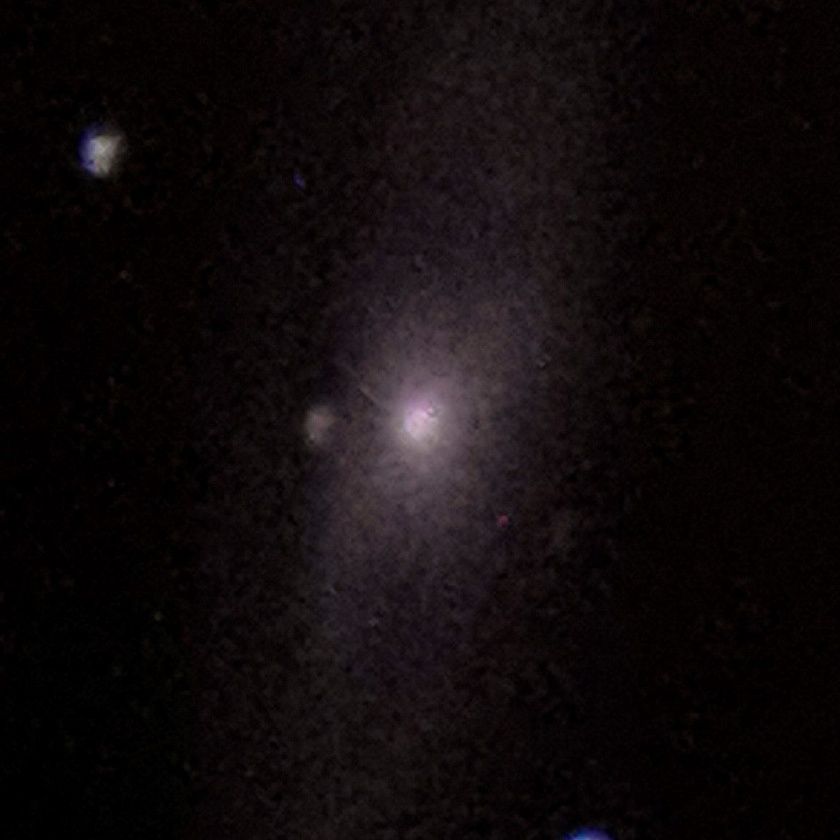
#> input picture attempts/images/my image M65.jpg, 840 x 840 px, shrunk from 1121 x 1121 before the run, found by its file name
$ python 'image lensing, optimised.py'
#> lines starting #> are read from the running program, lines starting #| are printed output that depends on the picture
# chessboard pattern for magnification

# Attempts at vectorising the lensing process

# import modules
import numpy as np
import matplotlib.pyplot as plt
import timeit
from PIL import Image

# %%

# start the timer
start = timeit.default_timer()

# set up some initial parameters
rc = 0.7
eps = 0
dom = 1  # abs() of domain of r values (normally -1, 1 --> 1)

# read in the image of the source
# NB set correct Working directory
# This is an image I have taken myself of M83, therefore no copyright
image_s = Image.open('attempts\\images\\my image M65.jpg')
#> image_s is the input picture: PIL image 840x840 RGB; mean R, G, B 15.5, 10.2, 11.3
# change it to a numpy array
image_s = np.array(image_s)

# from it, extract size:
size = len(image_s[:, 0 , 0])
#> size = 840

# plot that image
plt.imshow(image_s)

# set up an empty array to store lensed image
image_l = np.zeros([size, size, 3])

# find the width of each pixel given the domain and size
p_width = 2*dom/(size)
#> p_width = 0.00238

# Vectorising the mapping of pixels to source plane and copying data:

# set up an array of index numbers in the lens image array
i_arr = np.arange(0, size, 1)
#> i_arr = 840 values from 0 to 839
j_arr = np.arange(0, size, 1)
#> j_arr = 840 values from 0 to 839

# based on pixel position get reduced coords. r_1 and r_2 as arrays
r1 = 2*dom*i_arr/(size-1) - dom
#> r1 = 840 values from -1 to 1
r2 = 2*dom*j_arr/(size-1) - dom
#> r2 = 840 values from -1 to 1

# grid them
r1g, r2g = np.meshgrid(r1, r2)

# use lens equation to get array of positions on image_s for each pixel in lens image
s1 = r1g - ((1 - eps)*r1g)/np.sqrt(rc**2 + (1 - eps)*r1g**2 + (1 + eps)*r2g**2)
s2 = r2g - ((1 + eps)*r2g)/np.sqrt(rc**2 + (1 - eps)*r1g**2 + (1 + eps)*r2g**2)

# s coordinates dont have to be pixel positions in reduced
# need to find which pixel they lie in in the original image for all pixels
# therefore for all array values
index_1 = np.floor((s1 + dom)/p_width)
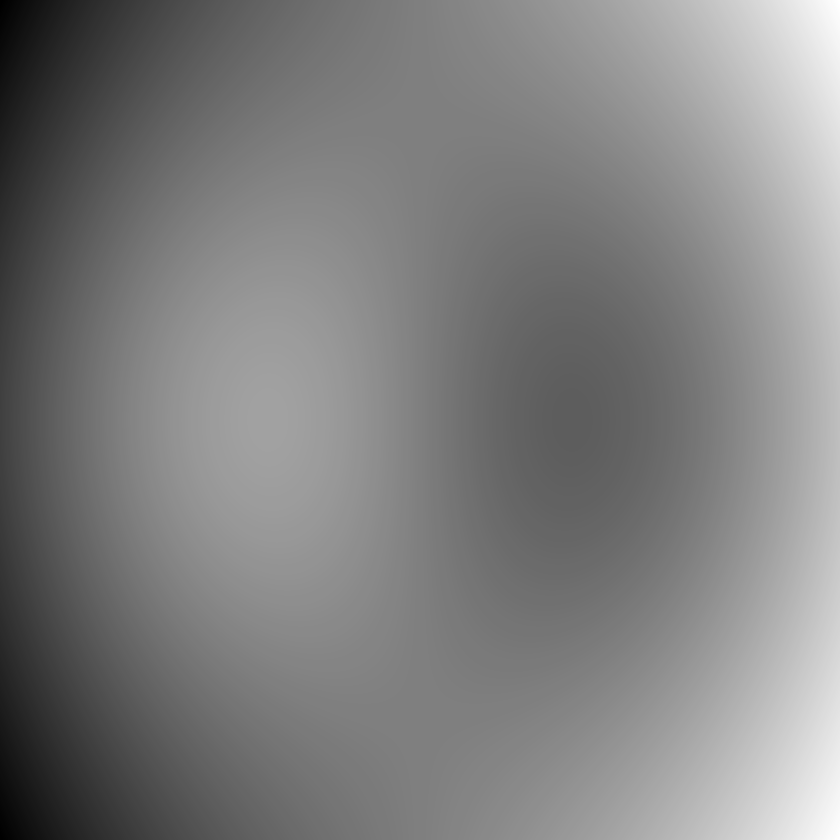
#> index_1: shape (840, 840) float64; min 266, max 573, mean 419.5; drawn with min black and max white
index_2 = np.floor((s2 + dom)/p_width)
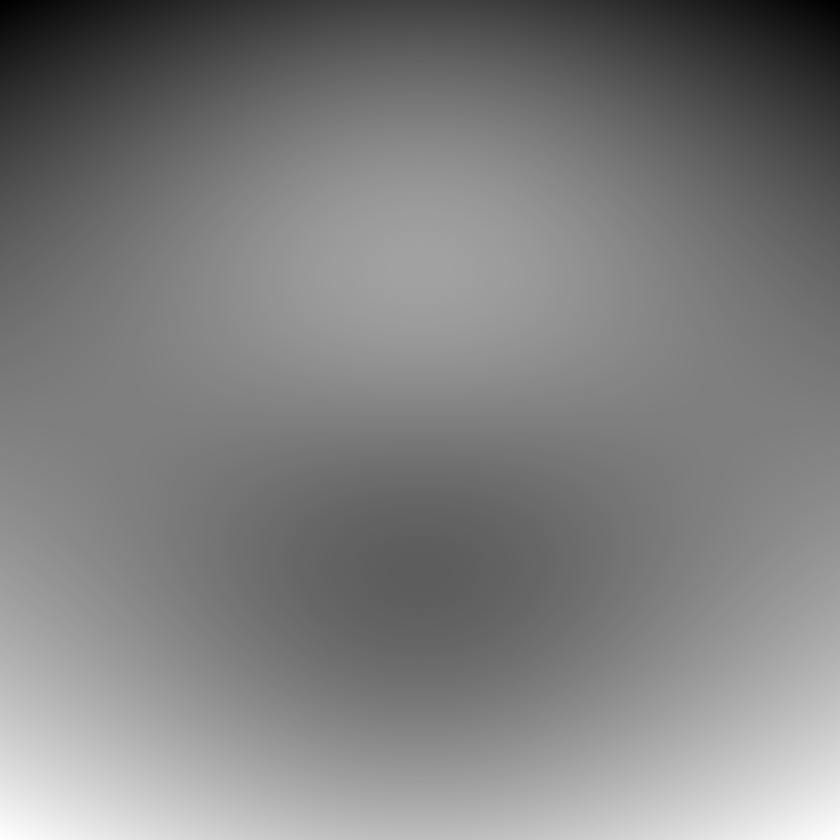
#> index_2: shape (840, 840) float64; min 266, max 573, mean 419.5; drawn with min black and max white

# change them to integers
index_1 = index_1.astype(int).transpose()
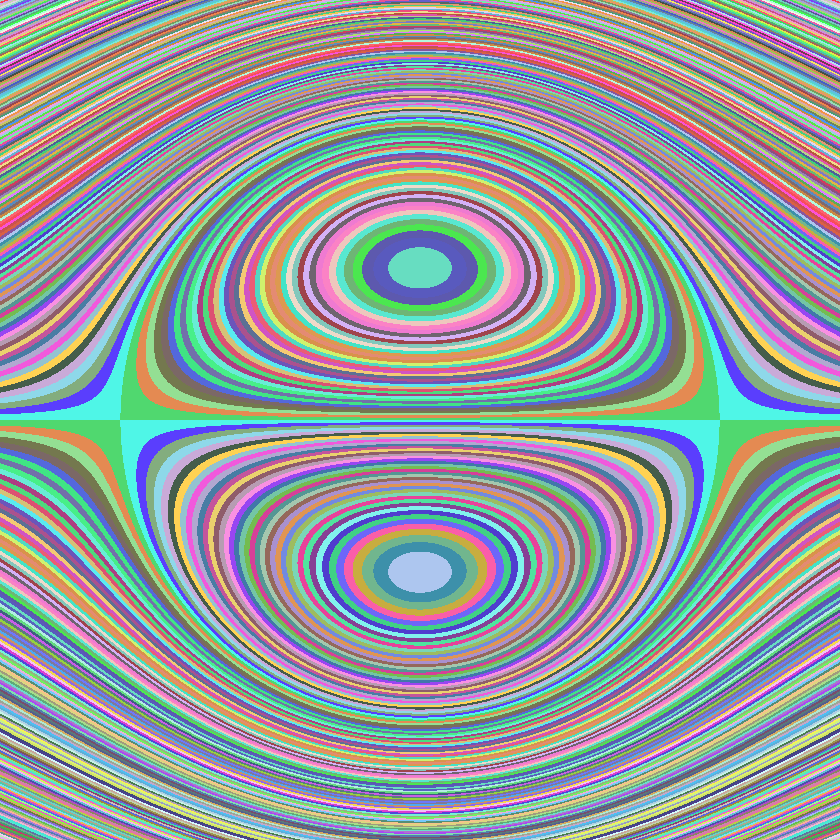
#> index_1: shape (840, 840) int64; 308 distinct labels, from 266 to 573; one colour per label, 0 black
index_2 = index_2.astype(int).transpose()

# copy the data from source image at these indexes over to lens image array
image_l[:, :, :] = image_s[index_1, index_2, :]
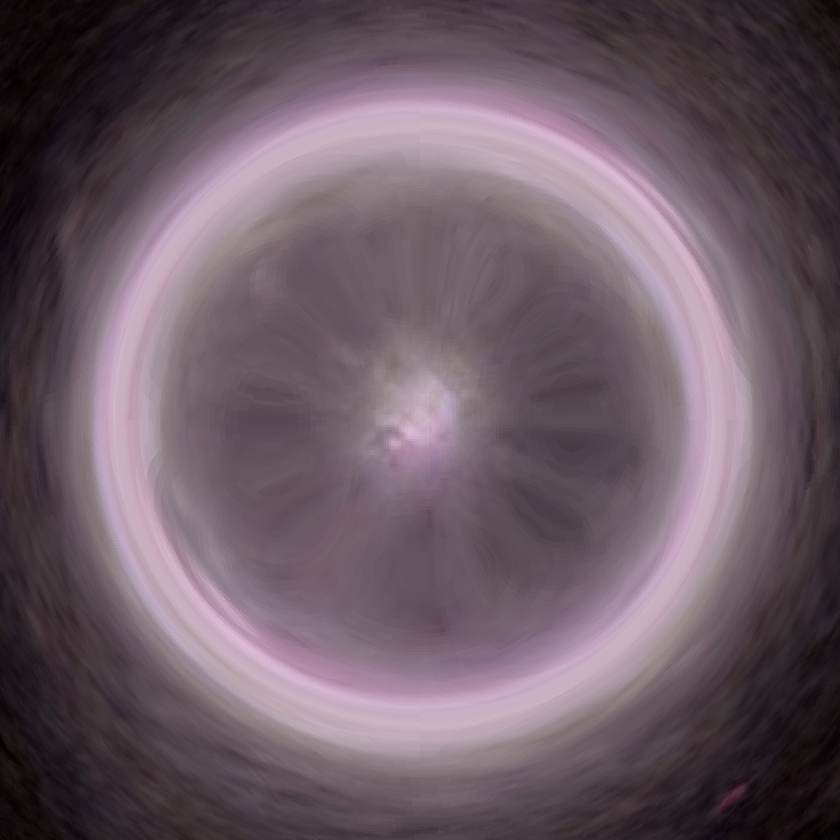
#> image_l: shape (840, 840, 3) float64; mean R, G, B 107.8, 90.7, 101.1

# correct for RGB going range 0, 1 for imshow
image_l *= 1/256


plt.figure()
# plot the resulting image
plt.imshow(image_l)

# return time to run
stop = timeit.default_timer()
print('Time to run was: {:.4f}'.format(stop - start) + ' s')
